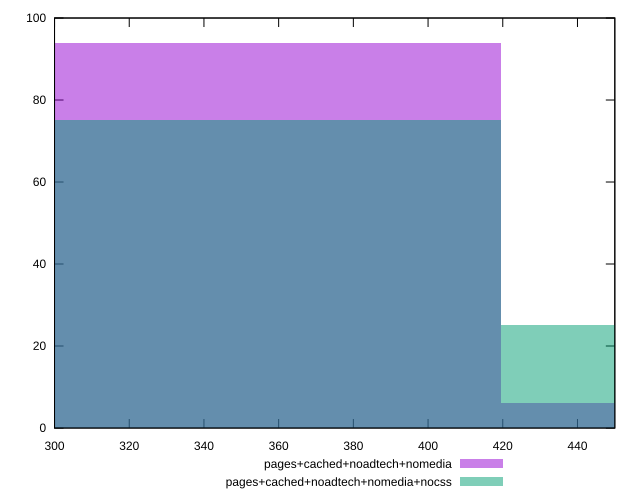

Recreate this plot in gnuplot.
reset

$pagesCachedNoadtechNomedia <<EOF
359.60916562365964 94
479.4788874982128 6
EOF

$pagesCachedNoadtechNomediaNocss <<EOF
359.60916562365964 75
479.4788874982128 25
EOF

set key outside below
set boxwidth 119.8697218745532
set xrange [300:450]
set yrange [0:100]
set trange [0:100]
set style fill transparent solid 0.5 noborder
set terminal svg size 640, 500 enhanced background rgb 'white'
set output "report_00020_2021-02-19T21:17:38.612Z2/uses-text-compression/comparison/histogram/3_vs_4.svg"

plot $pagesCachedNoadtechNomedia title "pages+cached+noadtech+nomedia" with boxes, \
     $pagesCachedNoadtechNomediaNocss title "pages+cached+noadtech+nomedia+nocss" with boxes

reset
